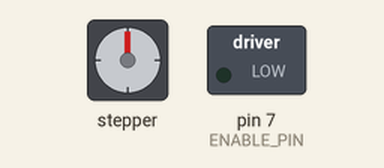
This sketch was run on a simulated Arduino Uno, built with avr-gcc and run on an emulated ATmega328P. On the bench: stepper motor, switched loads named in the sketch (green lamp = pin HIGH). Stepper angles assume 200 steps per turn.

Above: at 0.15 s.
At 10.06 s:
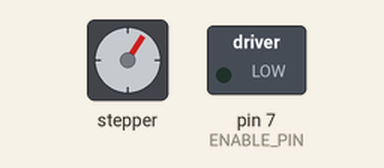
At 19.97 s:
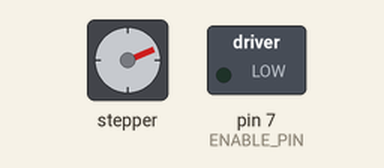
At 39.79 s:
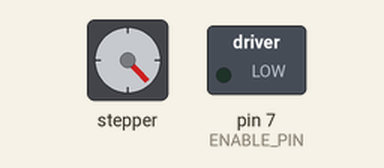
Timing chart, 0 to 40.0 s (numbered marks = the images above):
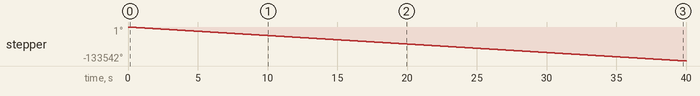

Measured:
- by itself, stepper: keeps turning counter-clockwise at about 3340°/s

The sketch:

Stepper_Code.ino
```cpp
#include <AccelStepper.h>

#define STEP_PIN 9
#define DIR_PIN 8
#define ENABLE_PIN 7

#define MOTOR_INTERFACE_TYPE 1

AccelStepper stepper(MOTOR_INTERFACE_TYPE, STEP_PIN, DIR_PIN);

void setup() {
  pinMode(ENABLE_PIN, OUTPUT);
  digitalWrite(ENABLE_PIN, LOW);  // Enable driver

  stepper.setMaxSpeed(3000);       // Start low
  stepper.setSpeed(-2667);          // Continuous speed
}

void loop() {
  stepper.runSpeed();             // Continuous rotation
}
```
